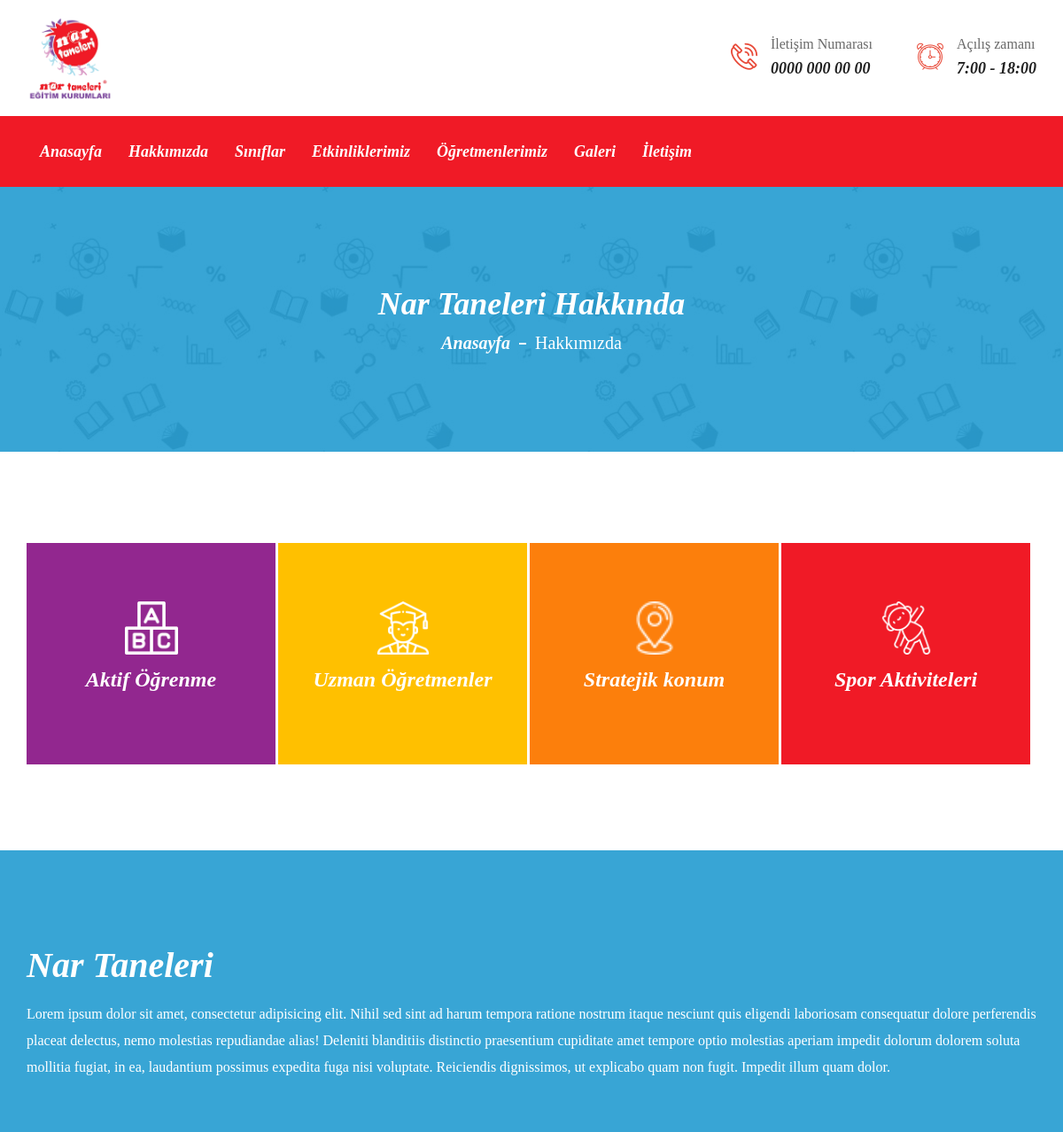
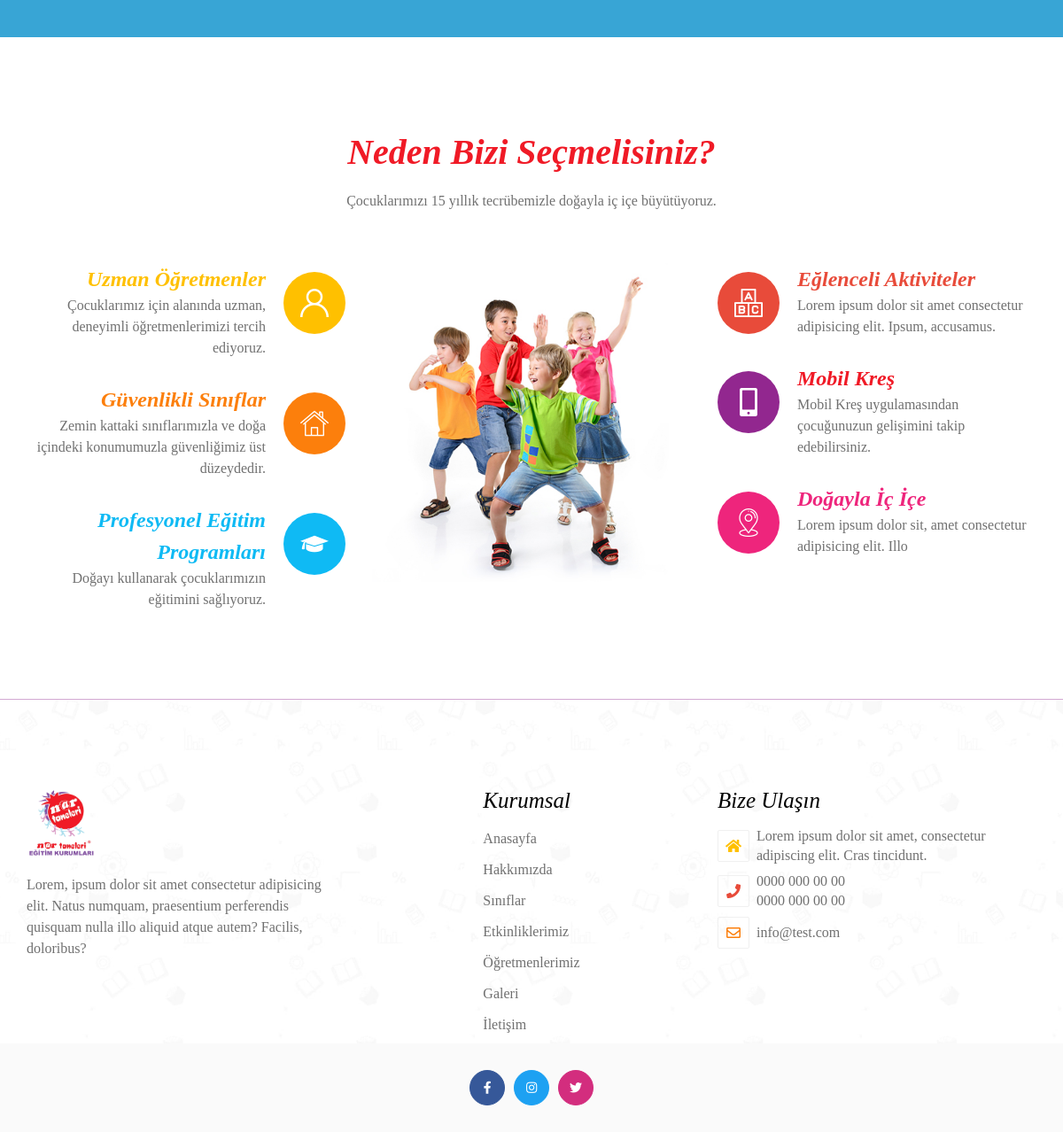
Screenshot of /index.php/homepage/about with the database file from the repository (2 pictures, top to bottom).
### tables this page shows
CREATE TABLE `contact` (
  `id` int(11) NOT NULL AUTO_INCREMENT,
  `start_time` varchar(255) DEFAULT NULL,
  `address` text DEFAULT NULL,
  `phone1` varchar(255) DEFAULT NULL,
  `phone2` varchar(255) DEFAULT NULL,
  `mail` varchar(255) DEFAULT NULL,
  `facebook` varchar(255) DEFAULT NULL,
  `instagram` varchar(255) DEFAULT NULL,
  `twitter` varchar(255) DEFAULT NULL,
  `map` varchar(255) DEFAULT NULL,
  `update_date` varchar(255) DEFAULT NULL,
  PRIMARY KEY (`id`)
);

CREATE TABLE `facility` (
  `id` int(11) NOT NULL AUTO_INCREMENT,
  `title1` varchar(255) DEFAULT NULL,
  `text1` varchar(255) DEFAULT NULL,
  `image_path1` varchar(255) DEFAULT NULL,
  `title2` varchar(255) DEFAULT NULL,
  `text2` varchar(255) DEFAULT NULL,
  `image_path2` varchar(255) DEFAULT NULL,
  `title3` varchar(255) DEFAULT NULL,
  `text3` varchar(255) DEFAULT NULL,
  `image_path3` varchar(255) DEFAULT NULL,
  `title4` varchar(255) DEFAULT NULL,
  `text4` varchar(255) DEFAULT NULL,
  `image_path4` varchar(255) DEFAULT NULL,
  `update_date` datetime DEFAULT NULL,
  PRIMARY KEY (`id`)
);

CREATE TABLE `about` (
  `id` int(11) NOT NULL AUTO_INCREMENT,
  `about_title` varchar(255) DEFAULT NULL,
  `about_text` text DEFAULT NULL,
  `why_title` varchar(255) DEFAULT NULL,
  `why_text` varchar(255) DEFAULT NULL,
  `comment_title` varchar(255) DEFAULT NULL,
  `comment_text` varchar(255) DEFAULT NULL,
  `update_date` datetime DEFAULT NULL,
  PRIMARY KEY (`id`)
);

CREATE TABLE `preference` (
  `id` int(11) NOT NULL AUTO_INCREMENT,
  `title` varchar(255) DEFAULT NULL,
  `text` varchar(255) DEFAULT NULL,
  `image_path` varchar(255) DEFAULT NULL,
  `update_date` datetime DEFAULT NULL,
  PRIMARY KEY (`id`)
);

### application/views/about.php (the view, shortened to what the rows shown need)
<?php if (!empty($facility)) { ?>
<section class="facility padding-120">
    <div class="container">
        <div class="facility-items">
            <div class="facility-item">
                <div class="front-part">
                    <img src="<?php echo site_url($facility->image_path1) ?>">
                    <h4><?php echo $facility->title1 ?></h4>
                </div>
            </div>
            <div class="facility-item">
                <div class="front-part">
                    <img src="<?php echo site_url($facility->image_path2) ?>">
                    <h4><?php echo $facility->title2 ?></h4>
                </div>
            </div>
            <div class="facility-item">
                <div class="front-part">
                    <img src="<?php echo site_url($facility->image_path3) ?>">
                    <h4><?php echo $facility->title3 ?></h4>
                </div>
            </div>
            <div class="facility-item">
                <div class="front-part">
                    <img src="<?php echo site_url($facility->image_path4) ?>">
                    <h4><?php echo $facility->title4 ?></h4>
                </div>
            </div>
        </div>
    </div>
</section>
<?php } ?>
  <section class="about section-notch">
    <div class="overlay padding-120">
      <div class="container">
        <div class="row">
          <div class="col-lg-12">
            <div class="about-content">
              <h3 class="clr-fff"><?php echo $about->about_title ?></h3>
              <p class="clr-fff"><?php echo $about->about_text ?></p>
            </div>
          </div>
        </div>
      </div>
    </div>
  </section>
<section class="features padding-120 g-br">
    <div class="container">
        <div class="section-header">
            <h3><?php echo $about->why_title ?></h3>
            <p><?php echo $about->why_text ?></p>
        </div>
        <div class="row">
            <div class="col-lg-4 col-xs-12">
                <div class="features-left">
                    <div class="feature-item">
                        <div class="feature_image">
                            <img src="<?php echo $preference[0]->image_path ?>">
                        </div>
                        <div class="content">
                            <h4><?php echo $preference[0]->title ?></h4>
                            <p><?php echo $preference[0]->text ?></p>
                        </div>
                    </div>
                    <div class="feature-item">
                        <div class="feature_image">
                            <img src="<?php echo $preference[2]->image_path ?>">
                        </div>
                        <div class="content">
                            <h4><?php echo $preference[2]->title ?></h4>
                            <p><?php echo $preference[2]->text ?></p>
                        </div>
                    </div>
                    <div class="feature-item">
                        <div class="feature_image">
                            <img src="<?php echo $preference[4]->image_path ?>">
                        </div>
                        <div class="content">
                            <h4><?php echo $preference[4]->title ?></h4>
                            <p><?php echo $preference[4]->text ?></p>
                        </div>
                    </div>
                </div>
            </div>
            <div class="col-lg-4 col-xs-12">
                <div class="features-right">
                    <div class="feature-item">
                        <div class="feature_image">
                            <img src="<?php echo $preference[1]->image_path ?>">
                        </div>
                        <div class="content">
                            <h4><?php echo $preference[1]->title ?></h4>
                            <p><?php echo $preference[1]->text ?></p>
                        </div>
                    </div>
                    <div class="feature-item">
                        <div class="feature_image">
                            <img src="<?php echo $preference[3]->image_path ?>">
                        </div>
                        <div class="content">
                            <h4><?php echo $preference[3]->title ?></h4>
                            <p><?php echo $preference[3]->text ?></p>
                        </div>
                    </div>
                    <div class="feature-item">
                        <div class="feature_image">
                            <img src="<?php echo $preference[5]->image_path ?>">
                        </div>
                        <div class="content">
                            <h4><?php echo $preference[5]->title ?></h4>
                            <p><?php echo $preference[5]->text ?></p>
                        </div>
                    </div>
                </div>
            </div>
        </div>
    </div>
</section>

### application/views/header.php (shortened to what the rows shown need)
<!DOCTYPE html>
<html lang="tr">
<head>
    <link href="<?php echo site_url('assets/front/css/font.css') ?>" rel="stylesheet">
    <link href="<?php echo site_url('assets/front/css/bootstrap.min.css') ?>" rel="stylesheet">
    <link href="<?php echo site_url('assets/front/css/all.min.css') ?>" rel="stylesheet">
    <link href="<?php echo site_url('assets/front/flaticon/flaticon.css') ?>" rel="stylesheet">
    <link href="<?php echo site_url('assets/front/css/fancybox.min.css') ?>" rel="stylesheet">
    <link href="<?php echo site_url('assets/front/css/swiper.min.css') ?>" rel="stylesheet">
    <link href="<?php echo site_url('assets/front/css/jquery.nstSlider.css') ?>" rel="stylesheet">
    <link href="<?php echo site_url('assets/front/css/flexslider.css') ?>" rel="stylesheet">
    <link href="<?php echo site_url('assets/front/css/rtl.css') ?>" rel="stylesheet">
    <link href="<?php echo site_url('assets/front/css/main.css?v='.md5(date('Y-m-d H:i:s'))) ?>" rel="stylesheet">
    <link href="<?php echo site_url('assets/front/css/responsive.css') ?>" rel="stylesheet">
</head>
<body id="scroll-top">
    <header>
        <div class="header-top">
            <div class="container">
                <div class="row">
                    <div class="col-md-9">
                        <ul class="top-contents">
                            <li>
                                <div class="content">
                                    <p>İletişim Numarası</p>
                                    <a href="tel:<?php echo $contact->phone1 ?>"><?php echo $contact->phone1 ?></a>
                                </div>
                            </li>
                            <li>
                                <div class="content">
                                    <p>Açılış zamanı</p>
                                    <span><?php echo empty($contact->start_time) ? "" : $contact->start_time ?></span>
                                </div>
                            </li>
                        </ul>
                    </div>
                </div>
            </div>
        </div>
    </header>

### application/views/footer.php (shortened to what the rows shown need)
  <footer>
    <div class="footer-top">
      <div class="container">
        <div class="row">
          <div class="col-lg-4 col-sm-12">
            <div class="footer-item">
              <div class="footer-center-item">
                <div class="footer-about">
                  <ul>
                    <li><a target="_blank" href="#"><span><i class="fa fa-home" aria-hidden="true"></i></span><?php echo empty($contact->address) ? "" : $contact->address ?></a></li>
                    <li><span><i class="fa fa-phone" aria-hidden="true"></i></span><div><a href="tel:<?php echo empty($contact->phone1) ? "" : $contact->phone1 ?>"><?php echo empty($contact->phone1) ? "" : $contact->phone1 ?></a><a href="tel:<?php echo empty($contact->phone1) ? "" : $contact->phone1 ?>"><?php echo empty($contact->phone2) ? "" : $contact->phone2 ?></a></div></li>
                    <li><a href="mailto:<?php echo empty($contact->mail) ? "" : $contact->mail ?>"><span><i class="far fa-envelope"></i></span><?php echo empty($contact->mail) ? "" : $contact->mail ?></a></li>
                  </ul>
                </div>
              </div>
            </div>
          </div>
        </div>
      </div>
    </div>
  </footer>
</body>
</html>

### rows the page displays
contact: phone1 "0000 000 00 00", start_time "7:00 - 18:00", address "Lorem ipsum dolor sit amet, consectetur adipiscing elit. Cras tincidunt.", phone2 "0000 000 00 00", mail "info@test.com"
facility: image_path1 (picture), title1 "Aktif Öğrenme", image_path2 (picture), title2 "Uzman Öğretmenler", image_path3 (picture), title3 "Stratejik konum", image_path4 (picture), title4 "Spor Aktiviteleri"
about: about_title "Nar Taneleri", about_text "Lorem ipsum dolor sit amet, consectetur adipisicing elit. Nihil sed sint ad harum tempora ratione nostrum itaque nesciunt quis eligendi laboriosam consequatur dolore perferendis placeat delectus, nemo molestias repudiandae alias! Deleniti blanditiis distinctio praesentium cupiditate amet tempore optio molestias aperiam impedit dolorum dolorem soluta mollitia fugiat, in ea, laudantium possimus expedita fuga nisi voluptate. Reiciendis dignissimos, ut explicabo quam non fugit. Impedit illum quam dolor.", why_title "Neden Bizi Seçmelisiniz?", why_text "Çocuklarımızı 15 yıllık tecrübemizle doğayla iç içe büyütüyoruz."
preference: image_path (picture), title "Uzman Öğretmenler", text "Çocuklarımız için alanında uzman, deneyimli öğretmenlerimizi tercih ediyoruz."
preference: image_path (picture), title "Güvenlikli Sınıflar", text "Zemin kattaki sınıflarımızla ve doğa içindeki konumumuzla güvenliğimiz üst düzeydedir."
preference: image_path (picture), title "Profesyonel Eğitim Programları", text "Doğayı kullanarak çocuklarımızın eğitimini sağlıyoruz."
preference: image_path (picture), title "Eğlenceli Aktiviteler", text "Lorem ipsum dolor sit amet consectetur adipisicing elit. Ipsum, accusamus."
preference: image_path (picture), title "Mobil Kreş", text "Mobil Kreş uygulamasından çocuğunuzun gelişimini takip edebilirsiniz."
preference: image_path (picture), title "Doğayla İç İçe", text "Lorem ipsum dolor sit, amet consectetur adipisicing elit. Illo"

### other values shown
$banner "Nar Taneleri Hakkında"
